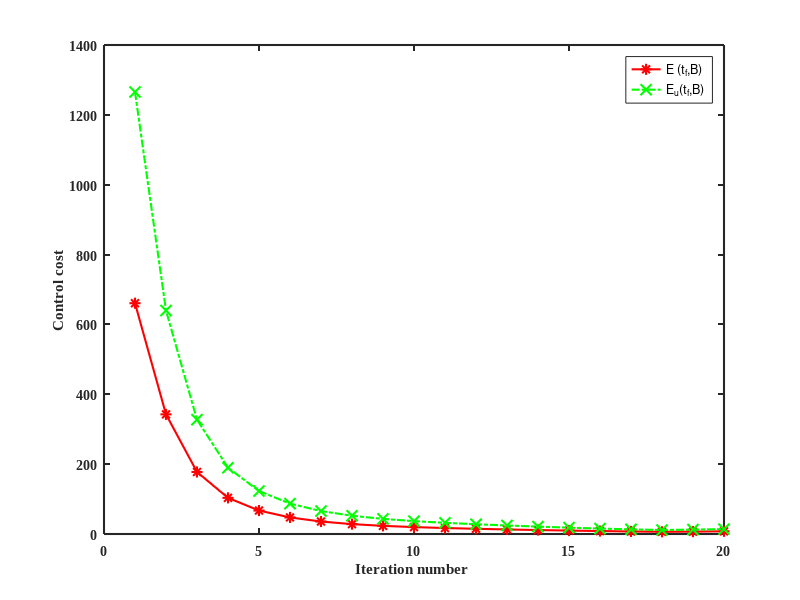

Write the MATLAB code that produced this figure. (Note: this script raises an error after producing the figure.)
close all
load('05.mat');
tf=1 
N=4;
M=2;
  figure
  plot(Cost1,'r-*','LineWidth', 1.5,'MarkerSize',8)
  hold on 
    plot(Cost30,'gx-.','LineWidth', 1.5,'MarkerSize',8)
   
     hold on 
    legend('E (t_f,B)', 'E_u(t_f,B)')
      set(gca, 'LineWidth', 1.5);
     xlabel('Iteration number ','FontName','Times New Roman','FontWeight','bold');
 ylabel( 'Control cost','FontName','Times New Roman','FontWeight','bold');
  set(gca,'FontName','Times New Roman','FontWeight','bold')
  
    export_fig cost1_alpha_05.eps -painters -transparent
    
    
   figure
      plot(Cost20,'b-o','LineWidth', 1.5,'MarkerSize',8)  
   
    %myzoom([0.3,0.4,0.5,0.4],[0,20,0,50])
     
    legend( 'E_x(t_f,B)')
    set(gca, 'LineWidth', 1.5);
     xlabel('Iteration number ','FontName','Times New Roman','FontWeight','bold');
 ylabel('Control cost','FontName','Times New Roman','FontWeight','bold');
  set(gca,'FontName','Times New Roman','FontWeight','bold')
    export_fig cost2_alpha_05.eps -painters -transparent
% % eval(subs(x,'t',tf))
% xxx=[];
% for iii=0.001:0.001:tf
%     xx=eval(subs(x,'t',iii));
%     xxx=[xxx,xx];
% end
% xxx0=[];
% for iii=0.001:0.001:tf
%     xx0=eval(subs(x00,'t',iii));
%     xxx0=[xxx0,xx0];
% end
%    
%  for ii=1:N
% x0=plot(xxx0(ii,:),'-');
% hold on
%  end
%  hold on
%  for ii=1:N
% x2=plot(xxx(ii,:),'r-');
% hold on
%  end
% 
%  legend( [x0,x2],'x0',' x*');
 
 %figure 2
fg=figure
 for ii=1:N
ez1(ii)=ezplot(x00(ii),[0, 1]);
hold on 
axis auto
 end
 
 
 hold on
 for ii=1:N
ez2(ii)=ezplot(x(ii),[0, 1]);

hold on 
axis auto
 end
% set(findobj(gca,'color','b'),'color','r')
% legend('y1=t^2','y2=t^2-16')
delete(findall(findall(gcf,'Type','axe'),'Type','text'))
legend([ez1(1),ez2(1)],'x(t,B_0)', 'x(t,B^*)',4)
for ii=1:N
set(ez2(ii),'color',[1 0 0])
set(ez1(ii), 'LineWidth', 1.5,'LineStyle','--');
 %set(ez2(ii), 'LineWidth', 1.5);
end
 
 xlabel('t','FontName','Times New Roman','FontWeight','bold');
 ylabel('The state of x ','FontName','Times New Roman','FontWeight','bold');
  set(gca, 'LineWidth', 1.5);
  set(gca,'FontName','Times New Roman','FontWeight','bold')
 export_fig x_alpha_05.eps -painters -transparent
 
 
 
 
fg=figure
 for ii=1:M
ez1(ii)=ezplot(u00(ii),[0, 1]);
hold on 
axis auto
 end
 
 
 hold on
 for ii=1:M
ez2(ii)=ezplot(u(ii),[0, 1]);
hold on 
axis auto
 end
% set(findobj(gca,'color','b'),'color','r')
% legend('y1=t^2','y2=t^2-16')
delete(findall(findall(gcf,'Type','axe'),'Type','text'))
legend([ez1(1),ez2(1)],'u(t,B_0)', 'u(t,B^*)',4)
for ii=1:M
set(ez2(ii),'color',[1 0 0])
%set(ez2(ii), 'LineWidth', 1.5);
set(ez1(ii), 'LineWidth', 1.5,'LineStyle','--');
end
 set(gca, 'LineWidth', 1.5);
  set(gca,'FontName','Times New Roman','FontWeight','bold')
 xlabel('t','FontName','Times New Roman','FontWeight','bold');
 ylabel('The input u ','FontName','Times New Roman','FontWeight','bold');
 export_fig u_alpha_05.eps -painters -transparent